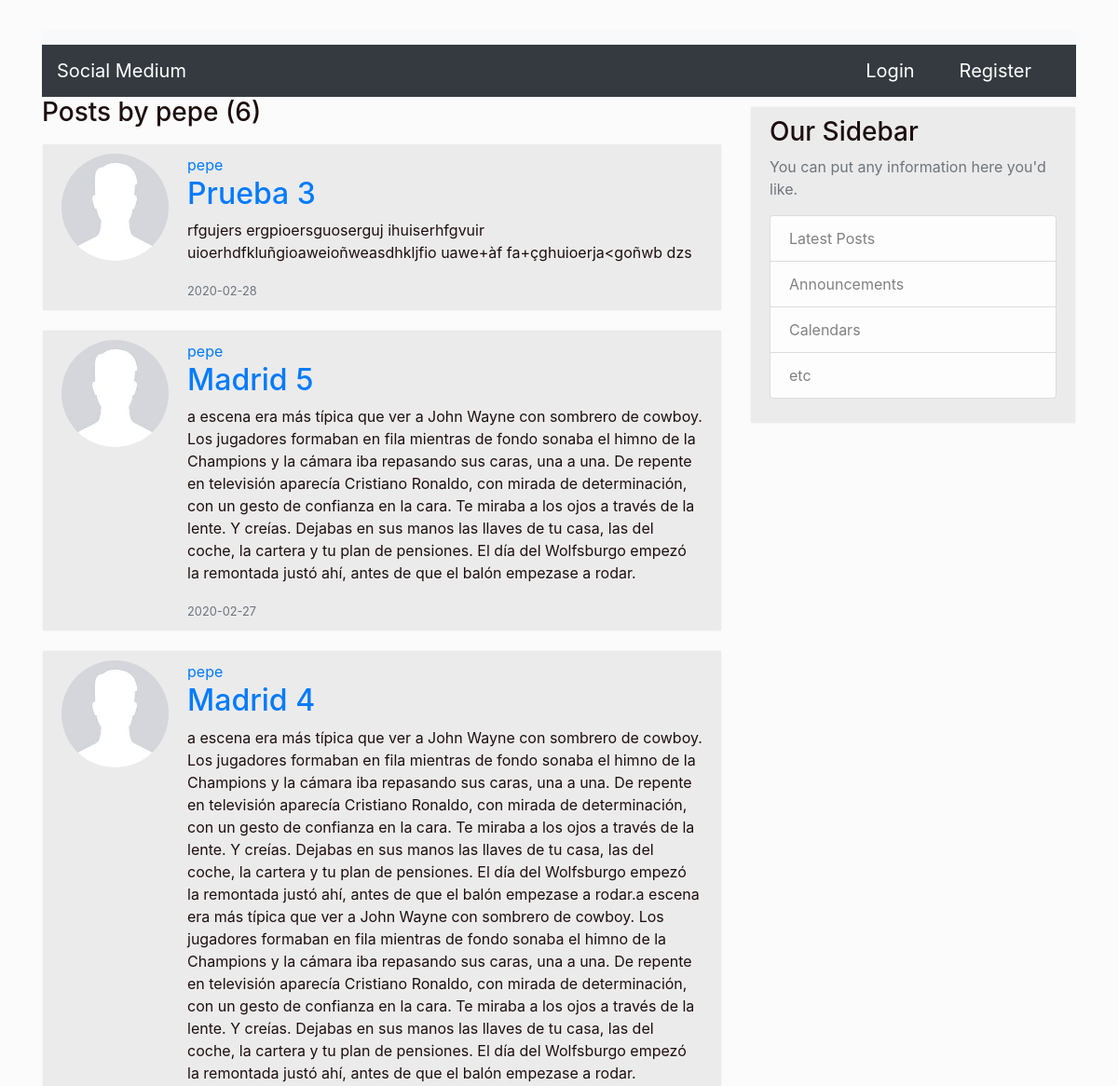
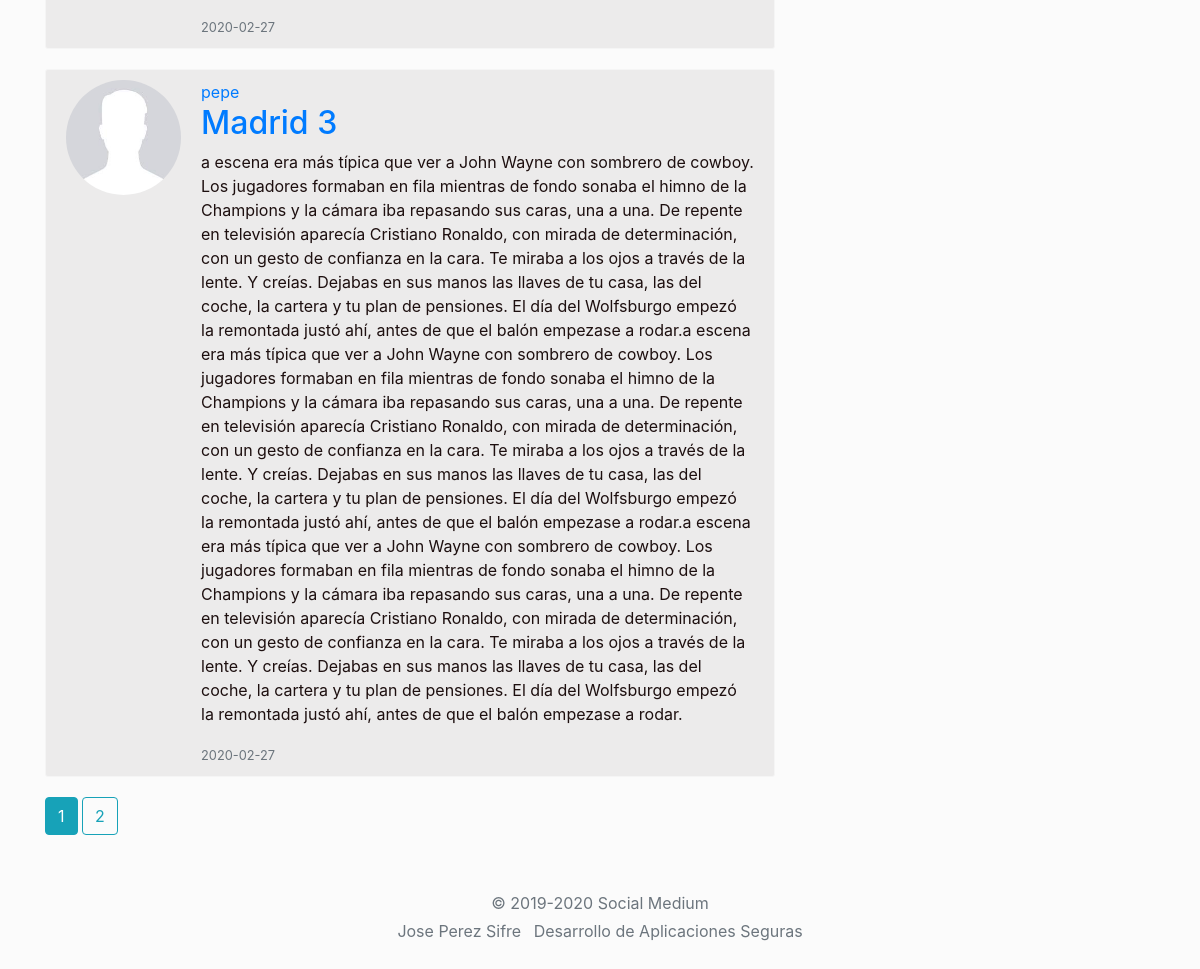
Screenshot of /user/pepe with the database file from the repository (2 pictures, top to bottom).
### medium/models.py (models this page shows, shortened)
class User(db.Model, UserMixin):
    id = db.Column(db.Integer, primary_key=True)
    username = db.Column(db.String(25), unique=True, nullable=False)
    email = db.Column(db.String(100), unique=True, nullable=False)
    image_file = db.Column(db.String(20), nullable=False, default='default.jpg')
    password = db.Column(db.String(60), nullable=False)
    posts = db.relationship('Post', backref='author', lazy=True)

class Post(db.Model):
    id = db.Column(db.Integer, primary_key=True)
    title = db.Column(db.String(100), nullable=False)
    date_posted = db.Column(db.DateTime, nullable=False, default=datetime.utcnow)
    content = db.Column(db.Text, nullable=False)
    user_id = db.Column(db.Integer, db.ForeignKey('user.id'), nullable=False)

### medium/routes.py (the view)
@app.route('/user/<string:username>')
def user_post(username):
    page = request.args.get('page', 1, type=int)
    user = User.query.filter_by(username=username).first_or_404()
    posts = Post.query.filter_by(author=user)\
            .order_by(Post.date_posted.desc()).paginate(page=page, per_page=4)
    return render_template('user_post.html', posts = posts, user=user)

### medium/templates/user_post.html
{% extends "base.html" %}
{% block content %}
<h3 class="mb-3">Posts by {{ user.username }} ({{ posts.total }})</h3>
{% for post in posts.items %}
<article class="media content-section">
    <img class="rounded-circle account-imgSize" src="{{ url_for('static', filename='profilePictures/' + post.author.image_file) }}">
      <div class="media-body">
    <div class="article-metadata">
      <a class="mr-2" href="{{ url_for('user_post', username=post.author.username) }}">{{ post.author.username }}</a>
    </div>
    <h2><a class="article-title" href="{{ url_for('post', post_id=post.id) }}">{{ post.title }}</a></h2>
    <p class="article-content">{{ post.content }}</p>
    <small class="text-muted">{{ post.date_posted.strftime('%Y-%m-%d') }}</small>
  </div>
</article>
{% endfor %}
{% for page_num in posts.iter_pages(left_edge=1, right_edge=1, left_current=1, right_current=1) %}
      {% if page_num %}
        {% if posts.page == page_num %}
          <a class="btn btn-info mb-4" href="{{ url_for('user_post', username=user.username, page=page_num) }}">{{ page_num }}</a>
        {% else %}
          <a class="btn btn-outline-info mb-4" href="{{ url_for('user_post', username=user.username, page=page_num) }}">{{ page_num }}</a>
        {% endif %}
      {% else %}
        ...
      {% endif %}
    {% endfor %}
{% endblock content %}

### medium/templates/base.html (shortened to what this page needs)
<!DOCTYPE html>
<html lang="en">
<head>
  <link rel="stylesheet" href="https://stackpath.bootstrapcdn.com/bootstrap/4.4.1/css/bootstrap.min.css"
>
  <link rel="stylesheet" href="{{ url_for('static', filename='main.css') }}">
</head>
<body>
  <div class="container">
    <nav class="navbar navbar-light bg-light"></nav>
    <nav class="navbar navbar-dark bg-dark">
      <div class="navbar-header">
        <a class="navbar-brand"href="{{ url_for('home') }}">Social Medium</a>
      </div>
      {% if current_user.is_authenticated %}
      <form class="form-inline">
        <a class="nav-item nav-link navbar-brand" href="{{ url_for('account') }}">Account</a>
        <a class="nav-item nav-link navbar-brand" href="{{ url_for('new_post') }}">New Post</a>
        <a class="nav-item nav-link navbar-brand" href="{{ url_for('logout') }}">Logout</a>
      </form>
      {% else %}
        <form class="form-inline">
          <a class="nav-item nav-link navbar-brand" href="{{ url_for('login') }}">Login</a>
          <a class="nav-item nav-link navbar-brand" href="{{ url_for('register') }}">Register</a>
        </form>
      {% endif %}
    </nav>
  </div>
  <main role="main" class="container">
    <div class="row">
      <div class="col-md-8">
        {% block content %}{% endblock %}
      </div>
      <div class="col-md-4">
        <div class="content-section">
          <h3>Our Sidebar</h3>
          <p class='text-muted'>You can put any information here you'd like.
            <ul class="list-group">
              <li class="list-group-item list-group-item-light">Latest Posts</li>
              <li class="list-group-item list-group-item-light">Announcements</li>
              <li class="list-group-item list-group-item-light">Calendars</li>
              <li class="list-group-item list-group-item-light">etc</li>
            </ul>
          </p>
        </div>
      </div>
    </div>
  </main>
  <footer class="my-3 pt-3 text-muted text-center text-small">
    <p class="mb-1">&copy; 2019-2020 Social Medium</p>
    <ul class="list-inline">
      <li class="list-inline-item">
        <p>Jose Perez Sifre</p>
      </li>
      <li class="list-inline-item">
        <p>Desarrollo de Aplicaciones Seguras</p>
      </li>
    </ul>
  </footer>
</body>
</html>

### medium/static/main.css (style rules this page uses)
.content-section { background: #ecebeb; padding: 10px 20px; border: 1px solid #f5f5f5; border-radius: 3px; margin-bottom: 20px; margin-top: 10px; }
body { background-color: #fbfbfb; color: #1d0f0f; margin-top: 2rem; }
.account-imgSize { height: 115px; width: 115px; margin-right: 20px; margin-bottom: 16px; }

### rows the page displays
User: username "pepe"
Post: image_file (placeholder picture), author.username "pepe", title "Prueba 3", content "rfgujers ergpioersguoserguj ihuiserhfgvuir uioerhdfkluñgioaweioñweasdhkljfio uawe+àf fa+çghuioerja<goñwb dzs", date_posted "2020-02-28"
Post: image_file (placeholder picture), author.username "pepe", title "Madrid 5", content "a escena era más típica que ver a John Wayne con sombrero de cowboy. Los jugadores formaban en fila mientras de fondo sonaba el himno de la Champions y la cámara iba repasando sus caras, una a una. De repente en televisión aparecía Cristiano Ronaldo, con mirada de determinación, con un gesto de confianza en la cara. Te miraba a los ojos a través de la lente. Y creías. Dejabas en sus manos las llaves de tu casa, las del coche, la cartera y tu plan de pensiones. El día del Wolfsburgo empezó la remontada justó ahí, antes de que el balón empezase a rodar.", date_posted "2020-02-27"
Post: image_file (placeholder picture), author.username "pepe", title "Madrid 4", content "a escena era más típica que ver a John Wayne con sombrero de cowboy. Los jugadores formaban en fila mientras de fondo sonaba el himno de la Champions y la cámara iba repasando sus caras, una a una. De repente en televisión aparecía Cristiano Ronaldo, con mirada de determinación, con un gesto de confianza en la cara. Te miraba a los ojos a través de la lente. Y creías. Dejabas en sus manos las llaves de tu casa, las del coche, la cartera y tu plan de pensiones. El día del Wolfsburgo empezó la remontada justó ahí, antes de que el balón empezase a rodar.a escena era más típica que ver a John Wayne con sombrero de cowboy. Los jugadores formaban en fila mientras de fondo sonaba el himno de la…", date_posted "2020-02-27"
Post: image_file (placeholder picture), author.username "pepe", title "Madrid 3", content "a escena era más típica que ver a John Wayne con sombrero de cowboy. Los jugadores formaban en fila mientras de fondo sonaba el himno de la Champions y la cámara iba repasando sus caras, una a una. De repente en televisión aparecía Cristiano Ronaldo, con mirada de determinación, con un gesto de confianza en la cara. Te miraba a los ojos a través de la lente. Y creías. Dejabas en sus manos las llaves de tu casa, las del coche, la cartera y tu plan de pensiones. El día del Wolfsburgo empezó la remontada justó ahí, antes de que el balón empezase a rodar.a escena era más típica que ver a John Wayne con sombrero de cowboy. Los jugadores formaban en fila mientras de fondo sonaba el himno de la…", date_posted "2020-02-27"

### other values shown
{{ posts.total }} "6"
{{ page_num }} "1"
{{ page_num }} "2"
